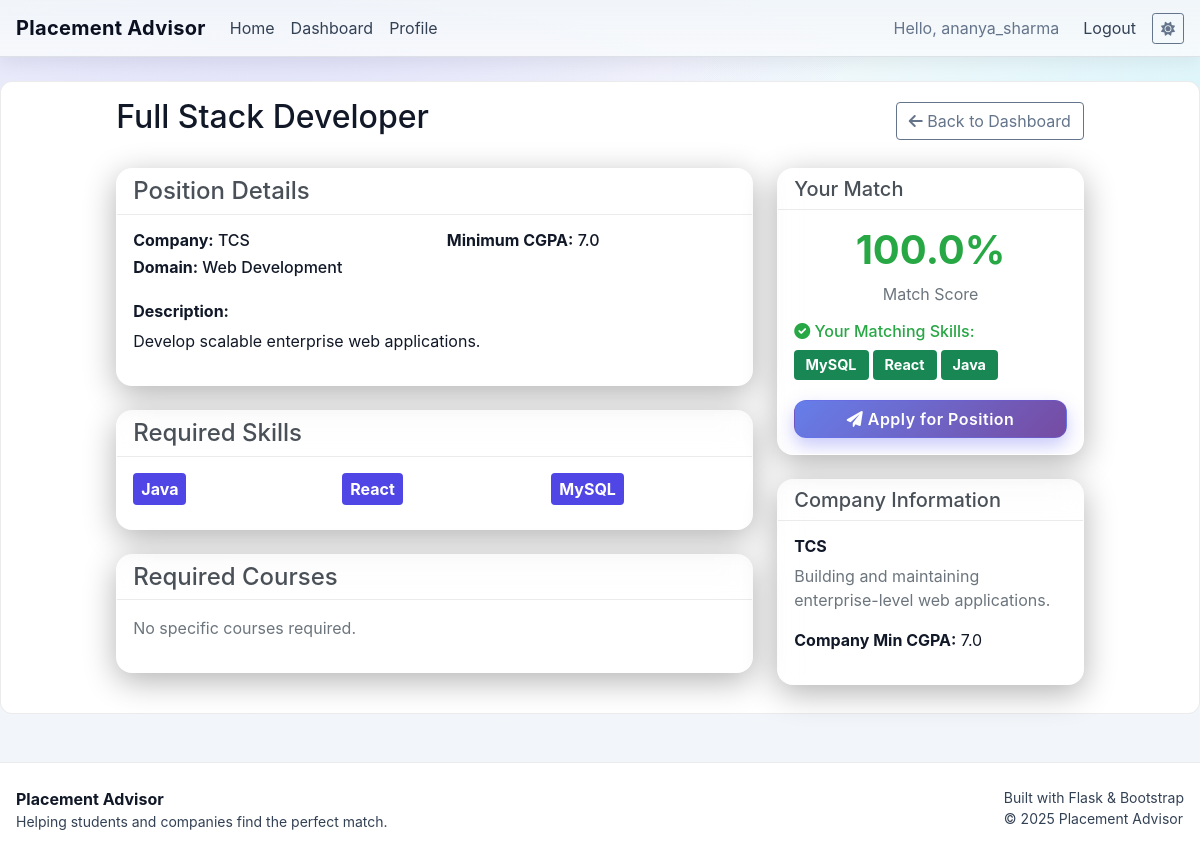
Screenshot of /position/2 (signed in) with the database file from the repository.
### app.py (models this page shows, shortened)
class User(UserMixin, db.Model):
    id = db.Column(db.Integer, primary_key=True)
    username = db.Column(db.String(80), unique=True, nullable=False)
    email = db.Column(db.String(120), unique=True, nullable=False)
    password_hash = db.Column(db.String(128))
    user_type = db.Column(db.String(20))  # 'student' or 'company'

class CompanyPosition(db.Model):
    id = db.Column(db.Integer, primary_key=True)
    company_id = db.Column(db.Integer, db.ForeignKey('company_profile.id'), nullable=False)
    title = db.Column(db.String(150), nullable=False)
    domain = db.Column(db.String(150))
    description = db.Column(db.Text)
    required_skills = db.Column(db.Text)  # JSON list
    required_courses = db.Column(db.Text)  # JSON list
    min_cgpa = db.Column(db.Float)
    company = db.relationship('CompanyProfile', backref=db.backref('positions', lazy=True))

class CompanyProfile(db.Model):
    id = db.Column(db.Integer, primary_key=True)
    user_id = db.Column(db.Integer, db.ForeignKey('user.id'), nullable=False)
    name = db.Column(db.String(100), nullable=False)
    description = db.Column(db.Text)
    required_skills = db.Column(db.Text)  # JSON string
    min_cgpa = db.Column(db.Float)
    required_courses = db.Column(db.Text)  # JSON string
    user = db.relationship('User', backref=db.backref('company_profile', uselist=False))

### app.py (the view)
@app.route('/position/<int:position_id>')
@login_required
def view_position_details(position_id):
    position = CompanyPosition.query.get_or_404(position_id)
    company = position.company
    required_skills = json.loads(position.required_skills) if position.required_skills else []
    required_courses = json.loads(position.required_courses) if position.required_courses else []
    match_info = None
    if current_user.user_type == 'student':
        profile = StudentProfile.query.filter_by(user_id=current_user.id).first()
        if profile:
            student_skills = set(json.loads(profile.skills)) if profile.skills else set()
            student_courses = set(json.loads(profile.courses)) if profile.courses else set()
            match_info = compute_position_match(student_skills, student_courses, position)
            existing_application = Application.query.filter_by(
                student_id=profile.id,
                position_id=position.id
            ).first()
            match_info['has_applied'] = existing_application is not None
    return render_template('position_details.html',
                         position=position,
                         company=company,
                         required_skills=required_skills,
                         required_courses=required_courses,
                         match_info=match_info,
                         json=json)

### templates/position_details.html (shortened to what this page needs)
{% extends "base.html" %}
{% block content %}
<div class="row">
    <div class="col-md-10 mx-auto">
        <div class="d-flex justify-content-between align-items-center mb-4">
            <h2>{{ position.title }}</h2>
            <a href="{{ url_for('student_dashboard') if current_user.user_type == 'student' else url_for('company_dashboard') }}"
               class="btn btn-outline-secondary">
                <i class="fas fa-arrow-left"></i> Back to Dashboard
            </a>
        </div>
        <div class="row">
            <div class="col-md-8">
                <div class="card mb-4">
                    <div class="card-header">
                        <h4 class="mb-0">Position Details</h4>
                    </div>
                    <div class="card-body">
                        <div class="row mb-3">
                            <div class="col-md-6">
                                <h6><strong>Company:</strong> {{ company.name }}</h6>
                                <h6><strong>Domain:</strong> {{ position.domain or 'Not specified' }}</h6>
                            </div>
                            <div class="col-md-6">
                                <h6><strong>Minimum CGPA:</strong> {{ position.min_cgpa or 'Not specified' }}</h6>
                            </div>
                        </div>
                        {% if position.description %}
                        <div class="mb-3">
                            <h6><strong>Description:</strong></h6>
                            <p>{{ position.description }}</p>
                        </div>
                        {% endif %}
                    </div>
                </div>
                <div class="card mb-4">
                    <div class="card-header">
                        <h4 class="mb-0">Required Skills</h4>
                    </div>
                    <div class="card-body">
                        {% if required_skills %}
                            <div class="row">
                                {% for skill in required_skills %}
                                <div class="col-md-4 mb-2">
                                    <span class="badge bg-primary fs-6 p-2">{{ skill }}</span>
                                </div>
                                {% endfor %}
                            </div>
                        {% else %}
                            <p class="text-muted">No specific skills required.</p>
                        {% endif %}
                    </div>
                </div>
                <div class="card mb-4">
                    <div class="card-header">
                        <h4 class="mb-0">Required Courses</h4>
                    </div>
                    <div class="card-body">
                        {% if required_courses %}
                            <div class="row">
                                {% for course in required_courses %}
                                <div class="col-md-6 mb-2">
                                    <span class="badge bg-secondary fs-6 p-2">{{ course }}</span>
                                </div>
                                {% endfor %}
                            </div>
                        {% else %}
                            <p class="text-muted">No specific courses required.</p>
                        {% endif %}
                    </div>
                </div>
            </div>
            <div class="col-md-4">
                {% if current_user.user_type == 'student' and match_info %}
                <div class="card mb-4">
                    <div class="card-header">
                        <h5 class="mb-0">Your Match</h5>
                    </div>
                    <div class="card-body">
                        <div class="text-center mb-3">
                            <h3 class="match-percentage
                                {% if match_info.match_percentage >= 80 %}text-success
                                {% elif match_info.match_percentage >= 50 %}text-warning
                                {% else %}text-danger{% endif %}">
                                {{ match_info.match_percentage }}%
                            </h3>
                            <p class="text-muted">Match Score</p>
                        </div>
                        {% if match_info.matched_skills %}
                        <div class="mb-3">
                            <h6 class="text-success"><i class="fas fa-check-circle"></i> Your Matching Skills:</h6>
                            <div class="d-flex flex-wrap">
                                {% for skill in match_info.matched_skills %}
                                <span class="badge bg-success me-1 mb-1">{{ skill }}</span>
                                {% endfor %}
                            </div>
                        </div>
                        {% endif %}
                        <div class="d-grid">
                            {% if match_info.has_applied %}
                                <button class="btn btn-secondary" disabled>
                                    <i class="fas fa-check"></i> Already Applied
                                </button>
                            {% else %}
                                <form method="POST" action="{{ url_for('apply_position', position_id=position.id) }}">
                                    <button type="submit" class="btn btn-primary w-100">
                                        <i class="fas fa-paper-plane"></i> Apply for Position
                                    </button>
                                </form>
                            {% endif %}
                        </div>
                    </div>
                </div>
                {% endif %}
                <div class="card">
                    <div class="card-header">
                        <h5 class="mb-0">Company Information</h5>
                    </div>
                    <div class="card-body">
                        <h6><strong>{{ company.name }}</strong></h6>
                        {% if company.description %}
                            <p class="text-muted">{{ company.description }}</p>
                        {% endif %}
                        {% if company.min_cgpa %}
                            <p><strong>Company Min CGPA:</strong> {{ company.min_cgpa }}</p>
                        {% endif %}
                    </div>
                </div>
            </div>
        </div>
    </div>
</div>
{% endblock %}

### templates/base.html (shortened to what this page needs)
<!DOCTYPE html>
<html lang="en">
<head>
    <link href="https://cdn.jsdelivr.net/npm/bootstrap@5.1.3/dist/css/bootstrap.min.css" rel="stylesheet">
    <link rel="stylesheet" href="https://cdnjs.cloudflare.com/ajax/libs/font-awesome/6.0.0/css/all.min.css">
</head>
<body>
    <nav class="navbar navbar-expand-lg navbar-dark bg-dark">
        <div class="container">
            <a class="navbar-brand" href="{{ url_for('index') }}">Placement Advisor</a>
            <div class="collapse navbar-collapse" id="navbarNav">
                <ul class="navbar-nav me-auto">
                    <li class="nav-item">
                        <a class="nav-link" href="{{ url_for('index') }}">Home</a>
                    </li>
                    {% if current_user.is_authenticated %}
                        {% if current_user.user_type == 'student' %}
                            <li class="nav-item">
                                <a class="nav-link" href="{{ url_for('student_dashboard') }}">Dashboard</a>
                            </li>
                            <li class="nav-item">
                                <a class="nav-link" href="{{ url_for('student_profile') }}">Profile</a>
                            </li>
                        {% endif %}
                    {% endif %}
                </ul>
                <ul class="navbar-nav">
                    {% if current_user.is_authenticated %}
                        <li class="nav-item d-flex align-items-center">
                            <span class="navbar-text me-3">Hello, {{ current_user.username }}</span>
                        </li>
                        <li class="nav-item">
                            <a class="nav-link" href="{{ url_for('logout') }}">Logout</a>
                        </li>
                    {% endif %}
                </ul>
                <button id="themeToggle" class="btn btn-sm btn-outline-secondary ms-2" type="button" aria-label="Toggle theme">
                </button>
            </div>
        </div>
    </nav>
    <div class="container mt-4 container-page">
        {% block content %}{% endblock %}
    </div>
    <footer class="mt-5 pt-4 pb-4 border-top" style="border-color: var(--border-color) !important;">
        <div class="container d-flex flex-column flex-md-row justify-content-between align-items-start gap-3">
            <div>
                <div class="fw-bold">Placement Advisor</div>
                <div class="text-muted small">Helping students and companies find the perfect match.</div>
            </div>
            <div class="text-muted small">
                <div>Built with Flask & Bootstrap</div>
                <div>© {{ 2025 }} Placement Advisor</div>
            </div>
        </div>
    </footer>
</body>
</html>

### rows the page displays
User: username "ananya_sharma"
CompanyPosition: title "Full Stack Developer", domain "Web Development", min_cgpa "7.0", description "Develop scalable enterprise web applications."
CompanyProfile: name "TCS", description "Building and maintaining enterprise-level web applications.", min_cgpa "7.0"

### other values shown
{{ skill }} "Java" "React" "MySQL"
{{ match_info.match_percentage }} "100.0"
{{ skill }} "MySQL" "React" "Java"
{{ 2025 }} "2025"
